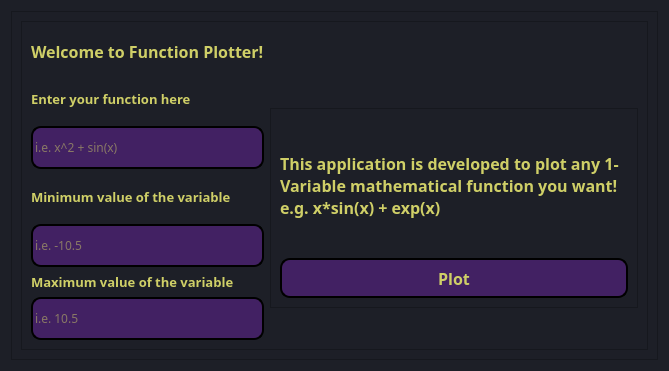
<?xml version="1.0" encoding="UTF-8"?>
<ui version="4.0">
 <class>Dialog</class>
 <widget class="QDialog" name="Dialog">
  <property name="geometry">
   <rect>
    <x>0</x>
    <y>0</y>
    <width>669</width>
    <height>371</height>
   </rect>
  </property>
  <property name="windowTitle">
   <string>Dialog</string>
  </property>
  <property name="styleSheet">
   <string notr="true">background-color: rgb(29, 31, 39);</string>
  </property>
  <layout class="QHBoxLayout" name="horizontalLayout">
   <item>
    <widget class="QFrame" name="frame_2">
     <property name="sizePolicy">
      <sizepolicy hsizetype="Preferred" vsizetype="Expanding">
       <horstretch>0</horstretch>
       <verstretch>0</verstretch>
      </sizepolicy>
     </property>
     <property name="focusPolicy">
      <enum>Qt::StrongFocus</enum>
     </property>
     <property name="styleSheet">
      <string notr="true"/>
     </property>
     <property name="frameShape">
      <enum>QFrame::StyledPanel</enum>
     </property>
     <property name="frameShadow">
      <enum>QFrame::Raised</enum>
     </property>
     <layout class="QHBoxLayout" name="horizontalLayout_3">
      <item>
       <widget class="QFrame" name="sideMinu">
        <property name="sizePolicy">
         <sizepolicy hsizetype="Preferred" vsizetype="Expanding">
          <horstretch>0</horstretch>
          <verstretch>0</verstretch>
         </sizepolicy>
        </property>
        <property name="frameShape">
         <enum>QFrame::StyledPanel</enum>
        </property>
        <property name="frameShadow">
         <enum>QFrame::Raised</enum>
        </property>
        <layout class="QGridLayout" name="gridLayout_4">
         <item row="2" column="0">
          <layout class="QGridLayout" name="gridLayout_2">
           <item row="5" column="0">
            <widget class="QLabel" name="label_4">
             <property name="sizePolicy">
              <sizepolicy hsizetype="Expanding" vsizetype="Preferred">
               <horstretch>0</horstretch>
               <verstretch>0</verstretch>
              </sizepolicy>
             </property>
             <property name="font">
              <font>
               <family>Microsoft New Tai Lue</family>
               <pointsize>10</pointsize>
               <weight>75</weight>
               <bold>true</bold>
              </font>
             </property>
             <property name="styleSheet">
              <string notr="true">color: rgb(207, 207, 103);</string>
             </property>
             <property name="text">
              <string>Maximum value of the variable</string>
             </property>
            </widget>
           </item>
           <item row="6" column="0">
            <widget class="QLineEdit" name="maximumValue">
             <property name="sizePolicy">
              <sizepolicy hsizetype="Expanding" vsizetype="Expanding">
               <horstretch>0</horstretch>
               <verstretch>0</verstretch>
              </sizepolicy>
             </property>
             <property name="font">
              <font>
               <family>Microsoft New Tai Lue</family>
               <pointsize>9</pointsize>
               <weight>50</weight>
               <bold>false</bold>
              </font>
             </property>
             <property name="styleSheet">
              <string notr="true">QLineEdit#maximumValue
{
	background-color: rgb(66, 33, 99);
	color: rgb(207, 207, 103);
	border-style: outset;
	border-width: 2px;
	border-radius: 10px;
	border-color: black;
}
QLineEdit:hover#maximumValue
{
	background-color: rgb(93, 46, 139);
}</string>
             </property>
             <property name="text">
              <string/>
             </property>
             <property name="placeholderText">
              <string>i.e. 10.5</string>
             </property>
            </widget>
           </item>
           <item row="0" column="0">
            <widget class="QLabel" name="label_2">
             <property name="sizePolicy">
              <sizepolicy hsizetype="Expanding" vsizetype="Expanding">
               <horstretch>0</horstretch>
               <verstretch>0</verstretch>
              </sizepolicy>
             </property>
             <property name="font">
              <font>
               <family>Microsoft New Tai Lue</family>
               <pointsize>10</pointsize>
               <weight>75</weight>
               <bold>true</bold>
              </font>
             </property>
             <property name="styleSheet">
              <string notr="true">color: rgb(207, 207, 103);</string>
             </property>
             <property name="text">
              <string>Enter your function here</string>
             </property>
            </widget>
           </item>
           <item row="1" column="0">
            <widget class="QLineEdit" name="function">
             <property name="sizePolicy">
              <sizepolicy hsizetype="Expanding" vsizetype="Expanding">
               <horstretch>0</horstretch>
               <verstretch>0</verstretch>
              </sizepolicy>
             </property>
             <property name="font">
              <font>
               <family>Microsoft New Tai Lue</family>
               <pointsize>9</pointsize>
               <weight>50</weight>
               <bold>false</bold>
              </font>
             </property>
             <property name="styleSheet">
              <string notr="true">QLineEdit#function
{
	background-color: rgb(66, 33, 99);
	color: rgb(207, 207, 103);
	border-style: outset;
	border-width: 2px;
	border-radius: 10px;
	border-color: black;
}
QLineEdit:hover#function
{
	background-color: rgb(93, 46, 139);
}</string>
             </property>
             <property name="placeholderText">
              <string>i.e. x^2 + sin(x)</string>
             </property>
            </widget>
           </item>
           <item row="2" column="0">
            <widget class="QLabel" name="label_3">
             <property name="sizePolicy">
              <sizepolicy hsizetype="Expanding" vsizetype="Expanding">
               <horstretch>0</horstretch>
               <verstretch>0</verstretch>
              </sizepolicy>
             </property>
             <property name="font">
              <font>
               <family>Microsoft New Tai Lue</family>
               <pointsize>10</pointsize>
               <weight>75</weight>
               <bold>true</bold>
              </font>
             </property>
             <property name="styleSheet">
              <string notr="true">color: rgb(207, 207, 103);</string>
             </property>
             <property name="text">
              <string>Minimum value of the variable</string>
             </property>
            </widget>
           </item>
           <item row="4" column="0">
            <widget class="QLineEdit" name="minimumValue">
             <property name="sizePolicy">
              <sizepolicy hsizetype="Expanding" vsizetype="Expanding">
               <horstretch>0</horstretch>
               <verstretch>0</verstretch>
              </sizepolicy>
             </property>
             <property name="font">
              <font>
               <family>Microsoft New Tai Lue</family>
               <pointsize>9</pointsize>
               <weight>50</weight>
               <bold>false</bold>
              </font>
             </property>
             <property name="styleSheet">
              <string notr="true">QLineEdit#minimumValue
{
	background-color: rgb(66, 33, 99);
	color: rgb(207, 207, 103);
	border-style: outset;
	border-width: 2px;
	border-radius: 10px;
	border-color: black;
}
QLineEdit:hover#minimumValue
{
	background-color: rgb(93, 46, 139);
}</string>
             </property>
             <property name="text">
              <string/>
             </property>
             <property name="placeholderText">
              <string>i.e. -10.5</string>
             </property>
            </widget>
           </item>
          </layout>
         </item>
         <item row="2" column="1">
          <widget class="QFrame" name="mainBody">
           <property name="maximumSize">
            <size>
             <width>16777215</width>
             <height>200</height>
            </size>
           </property>
           <property name="focusPolicy">
            <enum>Qt::WheelFocus</enum>
           </property>
           <property name="autoFillBackground">
            <bool>false</bool>
           </property>
           <property name="frameShape">
            <enum>QFrame::StyledPanel</enum>
           </property>
           <property name="frameShadow">
            <enum>QFrame::Raised</enum>
           </property>
           <layout class="QGridLayout" name="gridLayout">
            <item row="0" column="0">
             <layout class="QGridLayout" name="gridLayout_3">
              <item row="1" column="0">
               <widget class="QLabel" name="label_5">
                <property name="sizePolicy">
                 <sizepolicy hsizetype="Expanding" vsizetype="Expanding">
                  <horstretch>0</horstretch>
                  <verstretch>0</verstretch>
                 </sizepolicy>
                </property>
                <property name="font">
                 <font>
                  <family>Microsoft New Tai Lue</family>
                  <pointsize>12</pointsize>
                  <weight>75</weight>
                  <bold>true</bold>
                 </font>
                </property>
                <property name="styleSheet">
                 <string notr="true">color: rgb(207, 207, 103);</string>
                </property>
                <property name="text">
                 <string>This application is developed to plot any 1-Variable mathematical function you want! e.g. x*sin(x) + exp(x)</string>
                </property>
                <property name="wordWrap">
                 <bool>true</bool>
                </property>
               </widget>
              </item>
              <item row="3" column="0">
               <widget class="QPushButton" name="plotButton">
                <property name="enabled">
                 <bool>true</bool>
                </property>
                <property name="sizePolicy">
                 <sizepolicy hsizetype="Expanding" vsizetype="Expanding">
                  <horstretch>0</horstretch>
                  <verstretch>0</verstretch>
                 </sizepolicy>
                </property>
                <property name="maximumSize">
                 <size>
                  <width>900000</width>
                  <height>40</height>
                 </size>
                </property>
                <property name="font">
                 <font>
                  <family>Microsoft New Tai Lue</family>
                  <pointsize>12</pointsize>
                  <weight>75</weight>
                  <bold>true</bold>
                 </font>
                </property>
                <property name="focusPolicy">
                 <enum>Qt::NoFocus</enum>
                </property>
                <property name="contextMenuPolicy">
                 <enum>Qt::DefaultContextMenu</enum>
                </property>
                <property name="layoutDirection">
                 <enum>Qt::LeftToRight</enum>
                </property>
                <property name="autoFillBackground">
                 <bool>false</bool>
                </property>
                <property name="styleSheet">
                 <string notr="true">QPushButton#plotButton
{
   border-color: qlineargradient(spread:pad, x1:0, y1:0, x2:1, y2:0, stop:0 rgba(0, 0, 			0, 255), stop:1 rgba(255, 255, 255, 255));	
	background-color: rgb(66, 33, 99);
	color: rgb(207, 207, 103);
	border-style: outset;
	border-width: 2px;
	border-radius: 10px;
	border-color: black;
	padding: 10px;
}
QPushButton:hover#plotButton
{
	background-color: rgb(93, 46, 139);
}</string>
                </property>
                <property name="text">
                 <string>Plot</string>
                </property>
                <property name="checkable">
                 <bool>true</bool>
                </property>
                <property name="checked">
                 <bool>false</bool>
                </property>
                <property name="autoRepeat">
                 <bool>false</bool>
                </property>
                <property name="autoExclusive">
                 <bool>false</bool>
                </property>
                <property name="flat">
                 <bool>false</bool>
                </property>
               </widget>
              </item>
             </layout>
            </item>
           </layout>
          </widget>
         </item>
         <item row="0" column="0">
          <widget class="QLabel" name="label">
           <property name="sizePolicy">
            <sizepolicy hsizetype="Expanding" vsizetype="Expanding">
             <horstretch>0</horstretch>
             <verstretch>0</verstretch>
            </sizepolicy>
           </property>
           <property name="maximumSize">
            <size>
             <width>16777215</width>
             <height>40</height>
            </size>
           </property>
           <property name="font">
            <font>
             <family>Microsoft New Tai Lue</family>
             <pointsize>12</pointsize>
             <weight>75</weight>
             <bold>true</bold>
            </font>
           </property>
           <property name="styleSheet">
            <string notr="true">color: rgb(207, 207, 103);</string>
           </property>
           <property name="text">
            <string>Welcome to Function Plotter!</string>
           </property>
          </widget>
         </item>
        </layout>
       </widget>
      </item>
     </layout>
    </widget>
   </item>
  </layout>
 </widget>
 <resources/>
 <connections/>
</ui>
